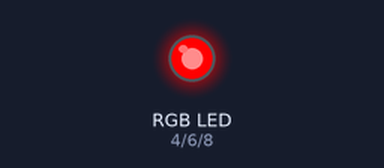
The sketch below on a simulated Arduino Uno, built with avr-gcc and run on an emulated ATmega328P. Shown: an RGB LED mixed from three pins (HIGH = lit).

Above: at 0.1 s.
At 3.1 s:
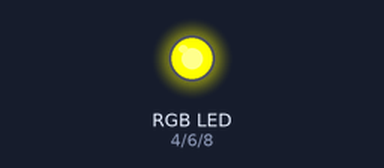
At 4.1 s:
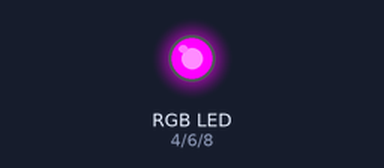
At 6.1 s:
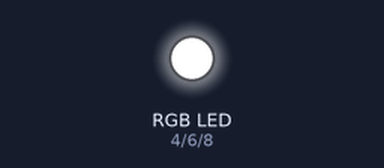
At 12.2 s:
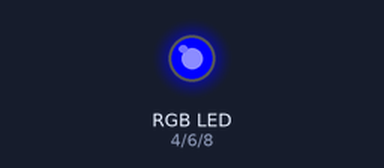
At 38.4 s:
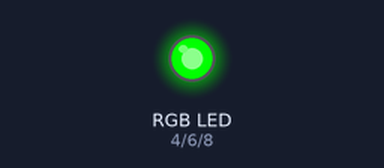
Timing chart, 0 to 40.0 s (numbered marks = the images above):
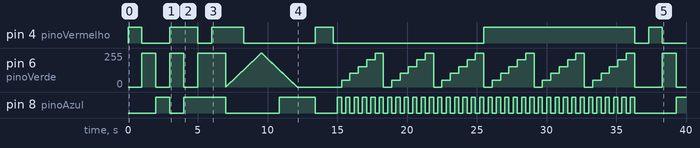

Measured:
- by itself, pin 4 (pinoVermelho): LOW → HIGH at 0.00 s, → LOW 1.0 s later, → HIGH 2.0 s later, → LOW 2.0 s later, … (12 changes in this stretch)
- by itself, pin 8 (pinoAzul): LOW → HIGH at 2.0 s, → LOW 1.0 s later, → HIGH 1.0 s later, → LOW 3.0 s later, … (79 changes in this stretch)
- by itself, pin 6 (pinoVerde): 0/255 → 255/255 at 1.0 s, → 0/255 1.0 s later, → 255/255 1.0 s later, → 0/255 1.0 s later, … (554 changes in this stretch)

The sketch:

Experimento_V.ino
```cpp
/*  Este código controla um LED RGB para exibir mais de 256 cores diferentes,
 * usando PWM para controlar a intensidade de cada componente de cor.
 * Versão sem comunicação Serial para maior eficiência.*/

// Definição dos pinos PWM para cada cor
const int pinoVermelho = 4;  // Pino para componente vermelho (deve ser PWM)
const int pinoVerde = 6;    // Pino para componente verde (deve ser PWM)
const int pinoAzul = 8;     // Pino para componente azul (deve ser PWM)

// Tipo de LED RGB
const bool ANODO_COMUM = false;  // true para ânodo comum, false para cátodo comum

void setup() {
  // Configura os pinos como saída
  pinMode(pinoVermelho, OUTPUT);
  pinMode(pinoVerde, OUTPUT);
  pinMode(pinoAzul, OUTPUT);

  // Inicialmente, desligue o LED
  setColor(0, 0, 0);
}

void loop() {
  // 1. Demonstração de cores básicas

  // Vermelho
  setColor(255, 0, 0);
  delay(1000);

  // Verde
  setColor(0, 255, 0);
  delay(1000);

  // Azul
  setColor(0, 0, 255);
  delay(1000);

  // Amarelo (Vermelho + Verde)
  setColor(255, 255, 0);
  delay(1000);

  // Magenta (Vermelho + Azul)
  setColor(255, 0, 255);
  delay(1000);

  // Ciano (Verde + Azul)
  setColor(0, 255, 255);
  delay(1000);

  // Branco (Todas as cores)
  setColor(255, 255, 255);
  delay(1000);

  // 2. Transição suave entre cores (demonstração de várias cores)

  // Ciclo de arco-íris - transição suave entre centenas de cores
  for (int i = 0; i < 768; i++) {
    // Este algoritmo gera um efeito arco-íris suave
    if (i <= 255) {
      setColor(255 - i, i, 0);  // Vermelho para Verde
    } else if (i <= 511) {
      setColor(0, 511 - i, i - 256);  // Verde para Azul
    } else {
      setColor(i - 512, 0, 768 - i);  // Azul para Vermelho
    }
    delay(10);  // Ajuste para velocidade da transição
  }

  // 3. Demonstração de 216 cores web-safe (6 níveis de R, G e B)

  // Níveis: 0, 51, 102, 153, 204, 255
  for (int r = 0; r <= 255; r += 51) {
    for (int g = 0; g <= 255; g += 51) {
      for (int b = 0; b <= 255; b += 51) {
        setColor(r, g, b);
        delay(100);  // Breve pausa para visualizar cada cor
      }
    }
  }

  // Apaga o LED antes de reiniciar
  setColor(0, 0, 0);
  delay(1000);
}

// Função para definir a cor do LED RGB
void setColor(int vermelho, int verde, int azul) {
  // Para LED de ânodo comum, inverte os valores
  if (ANODO_COMUM) {
    vermelho = 255 - vermelho;
    verde = 255 - verde;
    azul = 255 - azul;
  }

  // Aplica os valores aos pinos
  analogWrite(pinoVermelho, vermelho);
  analogWrite(pinoVerde, verde);
  analogWrite(pinoAzul, azul);
}
```
